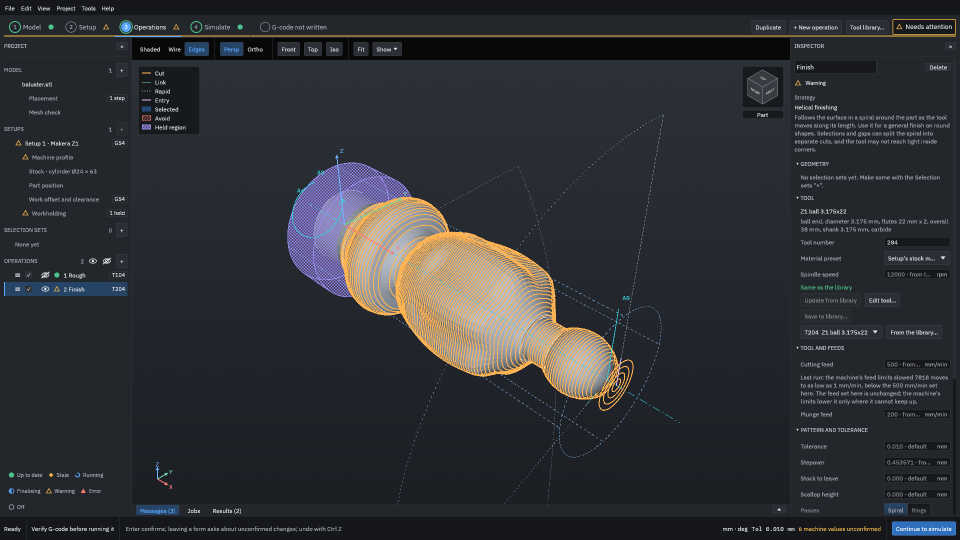
#> input picture user-docs/src/images/hero-1-toolpaths.png, 1920 x 1080 px (shown at 1/2 size); its folder holds 4 pictures in this run
$ python thumbnails.py
#> lines starting #> are read from the running program, lines starting #| are printed output that depends on the picture
# SPDX-License-Identifier: AGPL-3.0-or-later
"""Makes the small copies of the home page's hero images that the README and the guide's front page show.

    python3 user-docs/tools/thumbnails.py [--dir user-docs/src/images] [--width 400]

For each `hero-<n>-<name>.png` in the folder it writes `hero-<n>-<name>-thumb.png`, scaled to the
width given (400 px by default), keeping the aspect ratio, with Pillow's Lanczos filter. The same
images always give the same thumbnails. `capture.py` runs it after it takes the hero images, so
the thumbnails never fall behind them; run it by hand after replacing a hero image some other way.
"""
import argparse
from pathlib import Path

REPO = Path(__file__).resolve().parents[2]
WIDTH = 400


def thumb_name(path):
    """The thumbnail's file name for a hero image's path."""
    return path.with_name(f"{path.stem}-thumb.png")


def heroes(folder):
    """The full-size hero images in the folder, in name order, never the thumbnails."""
    return sorted(p for p in Path(folder).glob("hero-*.png") if not p.stem.endswith("-thumb"))


def make(folder, width=WIDTH):
    """Writes one thumbnail per hero image and returns their paths."""
#> called with folder = 'user-docs/src/images', width = 400
    from PIL import Image  # only making thumbnails needs Pillow, not the tests of the names

    written = []
    for src in heroes(folder):
        with Image.open(src) as im:
#> im is the input picture: PIL image 1920x1080 RGB; mean R, G, B 46.6, 48.4, 52.4
            height = round(im.height * width / im.width)
#> height = 225
            small = im.convert("RGB").resize((width, height), Image.LANCZOS)
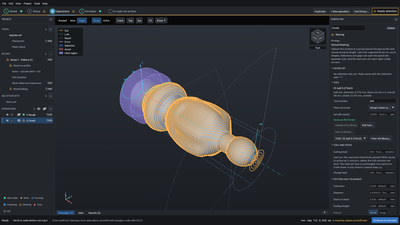
#> small: PIL image 400x225 RGB; mean R, G, B 46.6, 48.4, 52.4
            out = thumb_name(src)
            small.save(out, optimize=True)
            written.append(out)
    return written


def main():
    ap = argparse.ArgumentParser(description=__doc__.splitlines()[0])
    ap.add_argument("--dir", default=str(REPO / "user-docs/src/images"))
    ap.add_argument("--width", type=int, default=WIDTH)
    args = ap.parse_args()
    for path in make(args.dir, args.width):
        print("wrote", path)


if __name__ == "__main__":
    main()
